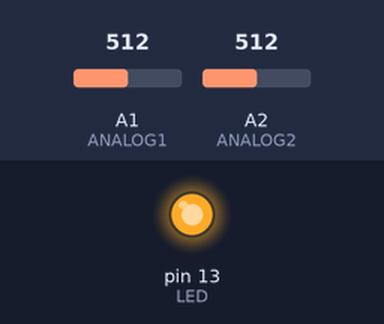
A sketch run on a simulated Arduino Uno, built with avr-gcc and run on an emulated ATmega328P. On the bench: output pins drawn as LEDs (lit = HIGH). The test bench sets the inputs (shaded band); at power-on: A1 (ANALOG1) = 512, A2 (ANALOG2) = 512.

Above: at 1.2 s.
1.3 s: A1 (ANALOG1) set to 0
At 2.2 s:
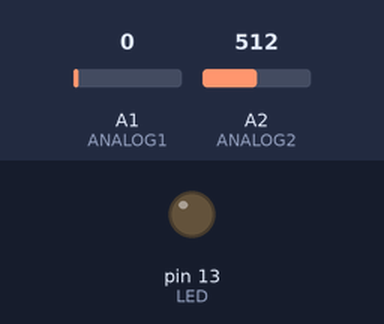
2.8 s: A1 (ANALOG1) set to 122
At 3.3 s:
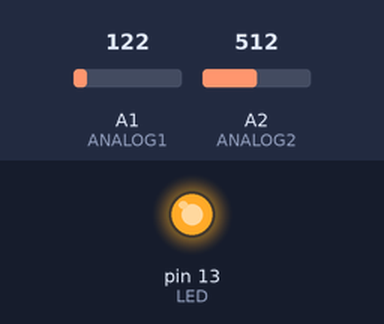
4.3 s: A2 (ANALOG2) set to 0
At 5.7 s:
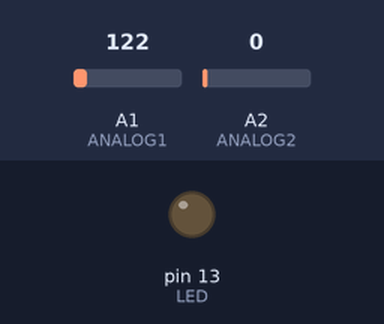
Timing chart, 0 to 7.3 s (numbered marks = the images above; inputs shaded):
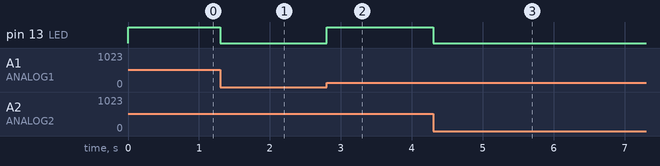

Measured:
- after the input at 1.3 s, pin 13 (LED): HIGH → LOW at once
- after the input at 2.8 s, pin 13 (LED): LOW → HIGH at once
- after the input at 4.3 s, pin 13 (LED): HIGH → LOW at once

The sketch:

sum_of_analog_values.ino
```cpp
/*
 * This program reads the values from two analogic ports and sends the sum of them
 * to the serial port. If the both the values from the analogic ports are not equal
 * to 0 the led blinks.
 */

#define LED 13
#define ANALOG1 A1
#define ANALOG2 A2
#define BIT_RATE 9600

int analog1Value = 0, analog2Value = 0, sum = 0;

void setup( void )
{
  pinMode( LED, OUTPUT );
  Serial.begin( BIT_RATE );
}

void loop( void )
{
  analog1Value = analogRead( ANALOG1 );
  analog2Value = analogRead( ANALOG2 );
  if ( analog1Value != 0 && analog2Value != 0 )
  {
    digitalWrite( LED, HIGH );
    sum = analog1Value + analog2Value;
    Serial.println( "The sum of the values is: " + sum );
  }
  else
    digitalWrite( LED, LOW );
}
```
